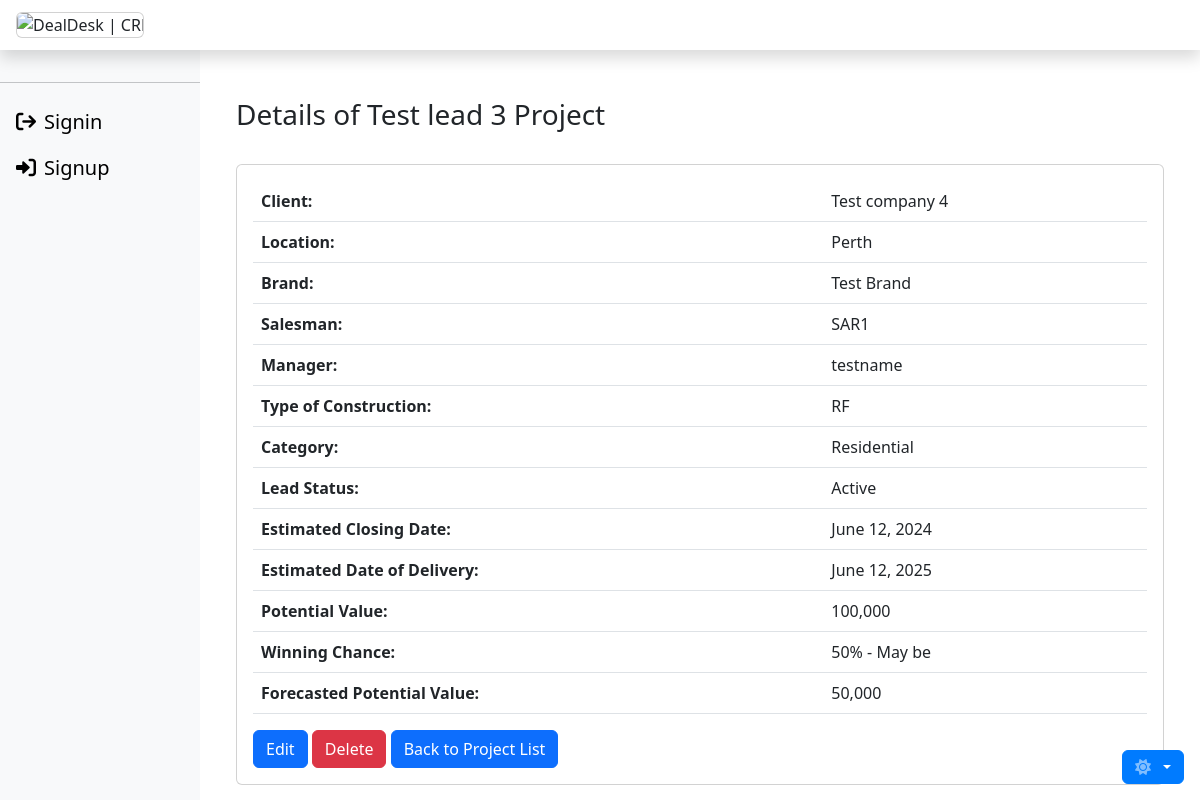
Screenshot of /lead_master/detail/4/ with the database file from the repository.
### lead_master/models.py (models this page shows, shortened)
class LeadMaster(models.Model):
    name = models.CharField(max_length=100, null=False)
    client = models.ForeignKey(
        'client.Client',
        on_delete=models.SET(get_client),
        related_name='lead_masters'
    )
    location = models.CharField(max_length=55, null=False)
    brand = models.ForeignKey(
        Brand,
        on_delete=models.SET(get_brand),
        related_name='lead_masters'
    )
    created_on = models.DateTimeField(auto_now_add=True)
    updated_on = models.DateTimeField(auto_now=True)
    salesman = models.ForeignKey(
        'team.Sar',
        on_delete=models.SET(get_salesman),
        related_name='lead_masters',
    )
    manager = models.ForeignKey(
        'team.Manager',
        on_delete=models.SET(get_manager),
        related_name='lead_masters'
    )
    type_of_construction = models.CharField(
        max_length=20,
        choices=TYPE_OF_CONSTRUCTION,
        null=False
    )
    category = models.ForeignKey(
        Category,
        on_delete=models.SET(get_category),
        related_name='lead_masters'
    )
    lead_status = models.TextField(
        max_length=55,
        choices=LEAD_STATUS,
        null=False,
        default="Active"
    )
    est_closing_date = models.DateField(null=False)
    est_date_of_delivery = models.DateField()
    potential_value = models.DecimalField(
        max_digits=10,
        decimal_places=0,
        null=False
    )
    winning_chance = models.DecimalField(
        max_digits=3,
        decimal_places=2,
        choices=WINNING_CHANCE,
        null=False
    )
    forecast_pxp = models.DecimalField(
        max_digits=10,
        decimal_places=0,
        null=True,
        blank=True
    )
    class Meta:
        ordering = ['name']

class Brand(models.Model):
    brand = models.CharField(max_length=55, null=False)
    created_on = models.DateTimeField(auto_now_add=True)
    updated_on = models.DateTimeField(auto_now=True)
    class Meta:
        ordering = ['brand']
    def __str__(self):
        return self.brand

class Category(models.Model):
    category = models.CharField(max_length=55, null=False)
    created_on = models.DateTimeField(auto_now_add=True)
    updated_on = models.DateTimeField(auto_now=True)
    class Meta:
        ordering = ['category']
        verbose_name_plural = "categories"
    def __str__(self):
        return self.category

### client/models.py (models this page shows)
class Client(models.Model):
    company_name = models.CharField(max_length=255, null=False)
    first_name = models.CharField(max_length=55, null=False)
    last_name = models.CharField(max_length=55, null=False)
    client_type = models.CharField(
        max_length=55,
        choices=CLIENT_TYPE_CHOICES,
        null=False,
        default="CLN"
    )
    address1 = models.CharField(max_length=255, null=False)
    address2 = models.CharField(max_length=255, null=False)
    postal_code = models.CharField(max_length=10)
    city = models.CharField(max_length=255, null=False)
    country = models.CharField(max_length=255)
    telephone = models.CharField(max_length=20)
    mobile = models.CharField(max_length=20, null=False)
    email = models.EmailField(null=False)
    salesman = models.ForeignKey(
        Sar,
        on_delete=models.SET(get_salesman),
        related_name='clients'
    )
    manager = models.ForeignKey(
        Manager,
        on_delete=models.SET(get_manager),
        related_name='clients'
    )
    created_on = models.DateTimeField(auto_now_add=True)
    updated_on = models.DateTimeField(auto_now=True)
    class Meta:
        verbose_name = 'Client'
        verbose_name_plural = 'Clients'
        db_table = 'Client.Client'
        ordering = ['company_name']
    def __str__(self):
        return self.company_name

### team/models.py (models this page shows)
class Sar(models.Model):
    first_name = models.CharField(max_length=55)
    last_name = models.CharField(max_length=55)
    mobile = models.CharField(max_length=20)
    email = models.EmailField()
    manager = models.ForeignKey(
        Manager,
        on_delete=models.SET(get_manager),
        related_name='sars',
    )
    created_on = models.DateTimeField(auto_now_add=True)
    updated_on = models.DateTimeField(auto_now=True)
    class Meta:
        db_table = 'Team.Sar'
        ordering = ['first_name']
        verbose_name_plural = 'Sars'
    def __str__(self):
        return f"{self.first_name}"

class Manager(models.Model):
    first_name = models.CharField(max_length=55)
    last_name = models.CharField(max_length=55)
    mobile = models.CharField(max_length=20)
    email = models.EmailField()
    created_on = models.DateTimeField(auto_now_add=True)
    updated_on = models.DateTimeField(auto_now=True)
    class Meta:
        db_table = 'Team.Manager'
        ordering = ['first_name']
    def __str__(self):
        return f"{self.first_name}"

### lead_master/views.py (the view)
# urls.py: path('detail/<int:pk>/', LeadDetailView.as_view(), name='lead_detail'),
class LeadDetailView(DetailView):
    model = LeadMaster
    template_name = 'lead_master/lead_detail.html'
    context_object_name = 'lead'
    def get_object(self, queryset=None):
        pk = self.kwargs.get('pk')
        return get_object_or_404(LeadMaster, pk=pk)

### lead_master/templates/lead_master/lead_detail.html (shortened to what this page needs)
{% extends 'base.html' %}
{% load humanize %}
{% block content %}
<div class="col-lg-12">
  <div class="row">
    <div class="col-12">
      <div class="container mt-5">
        <div class="row col-12">
          <h3 class="bg-body">Details of {{ lead.name }} Project</h3>
        </div>
      </div>
      <div class="container mt-4">
        <div class="card">
          <div class="card-body">
            <table class="table">
              <tbody>
                <tr>
                  <th>Client:</th>
                  <td>{{ lead.client }}</td>
                </tr>
                <tr>
                  <th>Location:</th>
                  <td>{{ lead.location }}</td>
                </tr>
                <tr>
                  <th>Brand:</th>
                  <td>{{ lead.brand }}</td>
                </tr>
                <tr>
                  <th>Salesman:</th>
                  <td>{{ lead.salesman }}</td>
                </tr>
                <tr>
                  <th>Manager:</th>
                  <td>{{ lead.manager }}</td>
                </tr>
                <tr>
                  <th>Type of Construction:</th>
                  <td>{{ lead.type_of_construction }}</td>
                </tr>
                <tr>
                  <th>Category:</th>
                  <td>{{ lead.category }}</td>
                </tr>
                <tr>
                  <th>Lead Status:</th>
                  <td>{{ lead.get_lead_status_display }}</td>
                </tr>
                <tr>
                  <th>Estimated Closing Date:</th>
                  <td>{{ lead.est_closing_date }}</td>
                </tr>
                <tr>
                  <th>Estimated Date of Delivery:</th>
                  <td>{{ lead.est_date_of_delivery }}</td>
                </tr>
                <tr>
                  <th>Potential Value:</th>
                  <td>{{ lead.potential_value|intcomma }}</td>
                </tr>
                <tr>
                  <th>Winning Chance:</th>
                  <td>{{ lead.get_winning_chance_display }}</td>
                </tr>
                <tr>
                  <th>Forecasted Potential Value:</th>
                  <td>{{ lead.forecast_pxp|intcomma }}</td>
                </tr>
              </tbody>
            </table>
            <button type="button" onclick="location.href='{% url 'lead_master:lead_edit' pk=lead.pk %}'"
              class="btn btn-primary link-offset-2 link-underline-opacity-25 link-underline-opacity-100-hover">
              Edit
            </button>
            <button class="btn btn-danger link-offset-2 link-underline-opacity-25 link-underline-opacity-100-hover"
              data-bs-toggle="modal" data-bs-target="#confirmDeleteModal">Delete</button>
            <button type="button" onclick="location.href='{% url 'lead_master:lead_list' %}'"
              class="btn btn-primary link-offset-2 link-underline-opacity-25 link-underline-opacity-100-hover">
              Back to Project List
            </button>
          </div>
        </div>
      </div>
    </div>
  </div>
</div>
{% endblock %}

### rows the page displays
LeadMaster: name "Test lead 3", client "Test company 4", location "Perth", brand "Test Brand", salesman "SAR1", manager "testname", type_of_construction "RF", category "Residential", lead_status "Active", est_closing_date "June 12, 2024", est_date_of_delivery "June 12, 2025", potential_value "100,000", winning_chance "50% - May be", forecast_pxp "50,000"
